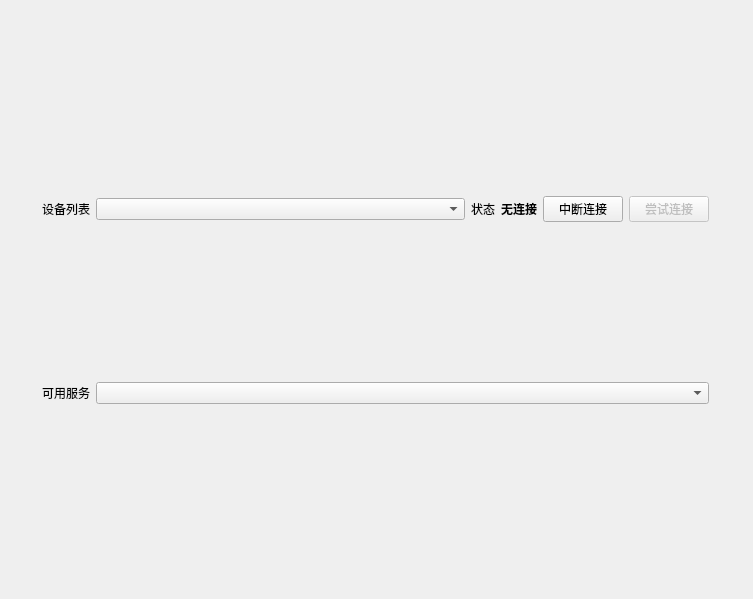
<?xml version="1.0" encoding="UTF-8"?>
<ui version="4.0">
 <class>Form</class>
 <widget class="QWidget" name="Form">
  <property name="geometry">
   <rect>
    <x>0</x>
    <y>0</y>
    <width>753</width>
    <height>599</height>
   </rect>
  </property>
  <property name="windowTitle">
   <string>Form</string>
  </property>
  <widget class="QWidget" name="verticalLayoutWidget">
   <property name="geometry">
    <rect>
     <x>30</x>
     <y>30</y>
     <width>691</width>
     <height>541</height>
    </rect>
   </property>
   <layout class="QVBoxLayout" name="mainPanel">
    <property name="leftMargin">
     <number>12</number>
    </property>
    <property name="topMargin">
     <number>12</number>
    </property>
    <property name="rightMargin">
     <number>12</number>
    </property>
    <property name="bottomMargin">
     <number>12</number>
    </property>
    <item>
     <layout class="QGridLayout" name="controlPanel">
      <item row="0" column="1">
       <widget class="QComboBox" name="deviceList">
        <property name="enabled">
         <bool>true</bool>
        </property>
        <property name="sizePolicy">
         <sizepolicy hsizetype="Expanding" vsizetype="Fixed">
          <horstretch>0</horstretch>
          <verstretch>0</verstretch>
         </sizepolicy>
        </property>
       </widget>
      </item>
      <item row="0" column="5">
       <widget class="QPushButton" name="startButton">
        <property name="enabled">
         <bool>false</bool>
        </property>
        <property name="sizePolicy">
         <sizepolicy hsizetype="Preferred" vsizetype="Fixed">
          <horstretch>0</horstretch>
          <verstretch>0</verstretch>
         </sizepolicy>
        </property>
        <property name="text">
         <string>尝试连接</string>
        </property>
       </widget>
      </item>
      <item row="0" column="2">
       <widget class="QLabel" name="stateLabel">
        <property name="text">
         <string>状态</string>
        </property>
        <property name="alignment">
         <set>Qt::AlignCenter</set>
        </property>
       </widget>
      </item>
      <item row="0" column="4">
       <widget class="QPushButton" name="stopButton">
        <property name="enabled">
         <bool>true</bool>
        </property>
        <property name="sizePolicy">
         <sizepolicy hsizetype="Preferred" vsizetype="Fixed">
          <horstretch>0</horstretch>
          <verstretch>0</verstretch>
         </sizepolicy>
        </property>
        <property name="text">
         <string>中断连接</string>
        </property>
       </widget>
      </item>
      <item row="0" column="0">
       <widget class="QLabel" name="deviceLabel">
        <property name="sizePolicy">
         <sizepolicy hsizetype="Preferred" vsizetype="Preferred">
          <horstretch>0</horstretch>
          <verstretch>0</verstretch>
         </sizepolicy>
        </property>
        <property name="text">
         <string>设备列表</string>
        </property>
        <property name="alignment">
         <set>Qt::AlignCenter</set>
        </property>
       </widget>
      </item>
      <item row="0" column="3">
       <widget class="QLabel" name="stateIndicator">
        <property name="font">
         <font>
          <italic>false</italic>
          <bold>true</bold>
         </font>
        </property>
        <property name="text">
         <string>无连接</string>
        </property>
        <property name="alignment">
         <set>Qt::AlignCenter</set>
        </property>
       </widget>
      </item>
     </layout>
    </item>
    <item>
     <layout class="QHBoxLayout" name="servicePanel">
      <item>
       <widget class="QLabel" name="serviceLabel">
        <property name="sizePolicy">
         <sizepolicy hsizetype="Preferred" vsizetype="Preferred">
          <horstretch>0</horstretch>
          <verstretch>0</verstretch>
         </sizepolicy>
        </property>
        <property name="text">
         <string>可用服务</string>
        </property>
        <property name="alignment">
         <set>Qt::AlignCenter</set>
        </property>
       </widget>
      </item>
      <item>
       <widget class="QComboBox" name="serviceList">
        <property name="sizePolicy">
         <sizepolicy hsizetype="Expanding" vsizetype="Fixed">
          <horstretch>0</horstretch>
          <verstretch>0</verstretch>
         </sizepolicy>
        </property>
       </widget>
      </item>
     </layout>
    </item>
   </layout>
  </widget>
 </widget>
 <resources/>
 <connections/>
</ui>
